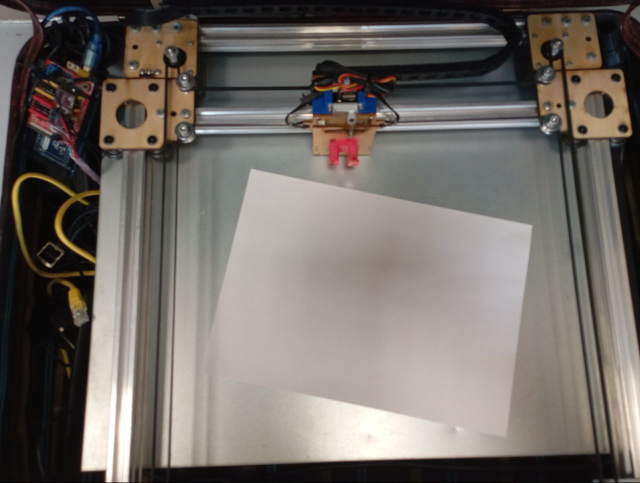
#> input picture images/paper.jpg, 1280 x 965 px (shown at 1/2 size)
$ jupyter execute --allow-errors paper.ipynb   (shell and % lines are left out)
#> lines starting #> are read from the running program, lines starting #| are printed output that depends on the picture; after the words box and inside, x2 and y2 are one past the last pixel; in counts of white or black regions, pixels touching at a corner belong together
[cell 1]
from imageio.v3 import imread
from skimage.filters import try_all_threshold
import matplotlib.pyplot as plt
import cv2
import numpy as np
from skimage.feature import canny
from skimage.measure import regionprops, label
from skimage.morphology import binary_dilation, square

[cell 2]
img = imread('images/paper.jpg')
#> img is the input picture: shape (965, 1280, 3); mean R, G, B 114, 107.7, 102.3

[cell 3]
roi = cv2.addWeighted(img, 1.5, img, 0, int(round(255*(1-1.5)/2))).astype('uint8')[300:900, 400:1100]
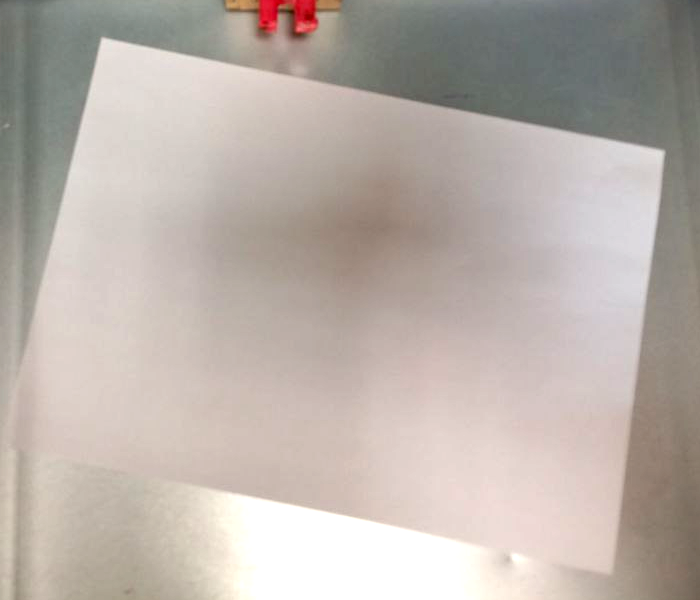
#> roi: shape (600, 700, 3); mean R, G, B 186.5, 176.8, 170.1
edges = canny(roi[:, :, 2])
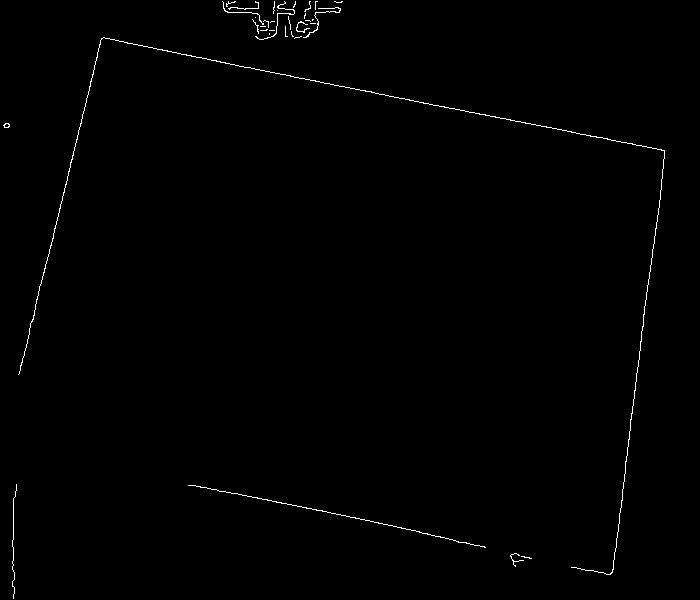
#> edges: shape (600, 700) bool; 0.59% white in thin lines or dots

[cell 4]
lb = label(binary_dilation(edges, square(3)))
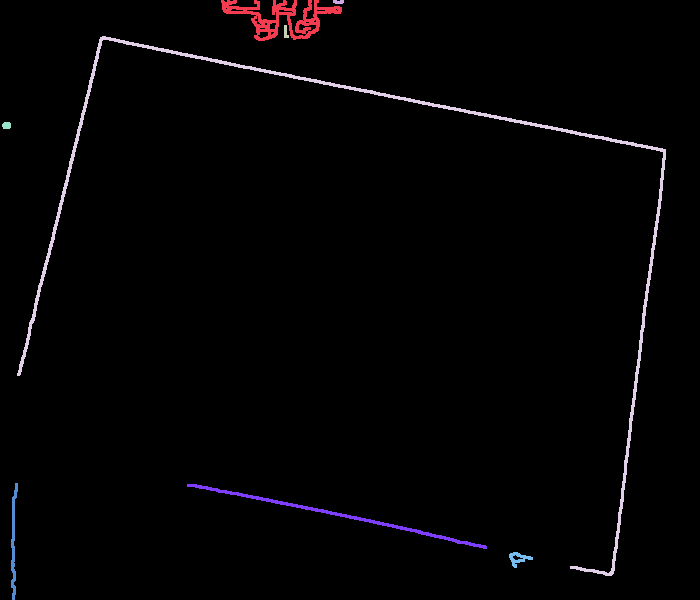
#> lb: shape (600, 700) int32; 9 distinct labels, from 0 to 8; one colour per label, 0 black
rps = regionprops(lb)
#> rps = 8 regions; box (x1, y1, x2, y2) and area: (17, 36, 666, 576) 4676, (221, 0, 342, 41) 1741, (187, 484, 487, 549) 1041, (11, 483, 18, 600) 382, (509, 552, 533, 568) 165, (2, 122, 11, 129) 56, (284, 25, 289, 38) 45, (333, 0, 344, 4) 38

#> (a cell that did not finish here is left out)

[cell 6]
areas = [rp.area for rp in rps]
#> areas = [1741, 38, 45, 4676, 56, 382, 1041, 165]
mx = areas.index(max(areas))
#> mx = 3
rect = lb == (mx + 1)
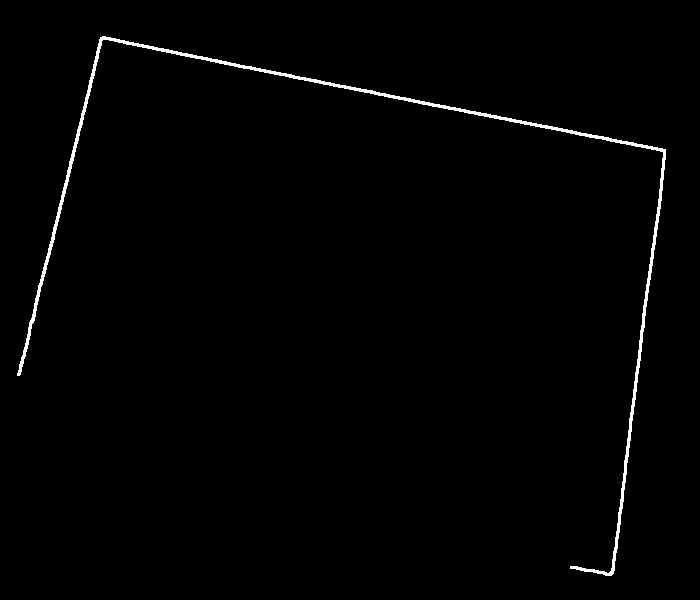
#> rect: shape (600, 700) bool; 1.1% white; 1 white region, box (x1, y1, x2, y2) and area: (17, 36, 666, 576) 4676

[cell 7]
nz = np.array(list(zip(*np.nonzero(rect))))
#> nz = 4676 pairs, first value 36 to 575, second value 17 to 665
pnts = np.int64(cv2.boxPoints(cv2.minAreaRect(nz)))
#> pnts = [[154, 697], [32, 85], [453, 0], [576, 612]]
pnts[:, [0, 1]] = pnts[:, [1, 0]]
plt.imshow(cv2.drawContours(roi, [pnts], 0, (0, 255, 0), 2))
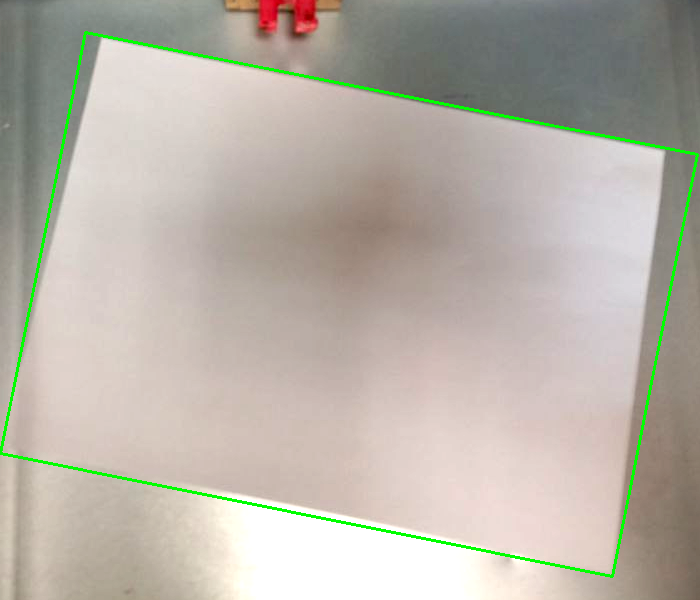
#> roi: shape (600, 700, 3); 1.46% of pixels changed, all inside (x1, y1, x2, y2) = (0, 31, 699, 578)

[cell 8]
np.array(list(zip(*np.nonzero(rect))))
#> Out has the same summary as nz
